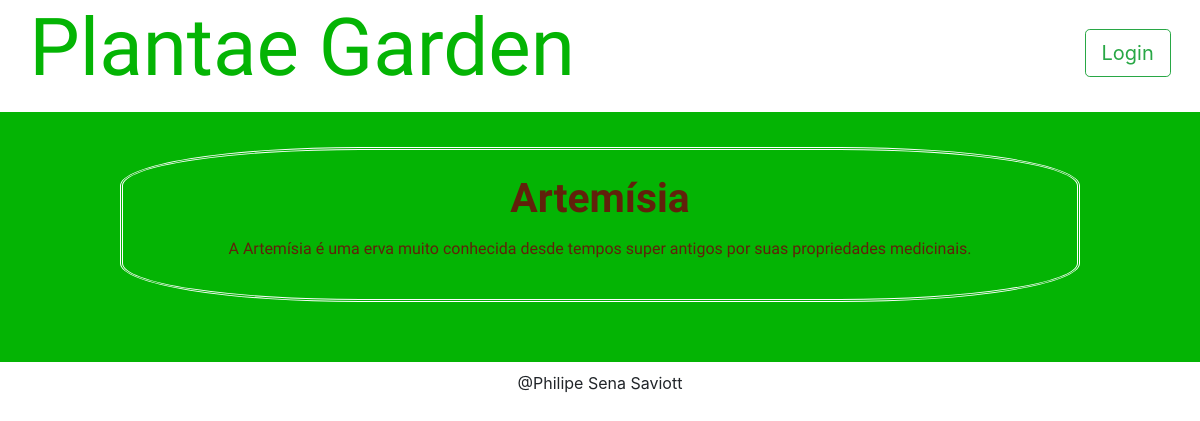
/category/8/items/16, run on the app's committed database.
### models.py (models this page shows, shortened)
class Item(Base):
    __tablename__ = 'item'
    id = Column(Integer, primary_key=True)
    name = Column(String(50), nullable=False)
    description = Column(String(1000), nullable=False)
    category_id = Column(Integer, ForeignKey('category.id'))
    category = relationship(Category)
    user_id = Column(Integer, ForeignKey('user.id'))
    user = relationship(User)

### application.py (the view)
@app.route('/category/<int:category_id>/items/<int:item_id>')
def itemFunction(category_id, item_id):
    category2 = session.query(Category).filter_by(id=category_id).first()
    if not hasattr(category2, 'id'):
        return "this category not exist"
    items = session.query(Item).filter_by(id=item_id).first()
    if not hasattr(items, 'id'):
        return "this item not exist"
    if items.category_id != category_id:
        return "This item not exist in this category"
    if 'username' not in login_session:
        return render_template(
            'publicItem.html', itemName=items, category=category2)
    else:
        return render_template('item.html', itemName=items, category=category2)

### templates/publicItem.html (shortened to what this page needs)
{% extends "main.html" %}
{% block content %}
{% include "header.html" %}
    <section class="row main-body">
      <div class="col-md-6">
      </div>
    </section>
    <section class="row main-body">
      <div class="item-desg">
        <article id="item-description" class="col-md-12">
            <h2 class="item-title">{{ itemName.name }}</h2>
            <p class="item-desc">{{ itemName.description }}
            </p>
        </article>
      </div>
    </section>
{% endblock %}

### static/styles.css (style rules this page uses)
#item-description { margin: 2.5% 0 4% 0; }
.main-body { background-color: #04B404; }
.item-title { text-align: center; margin-bottom: 1.5%; font-family: 'Raleway', sans-serif; font-size: 255%; color: #61210B; font-weight: bold; }
.item-desc { color: white; text-align: center; font-family: 'Raleway', sans-serif; color: #61210B; }
.item-desg { border-width: medium; border-color: white; border-style: double; border-radius: 25%; margin: 2% 0 5% 10%; width: 80%; }

### data on the page
Item: name "Artemísia", description "A Artemísia é uma erva muito conhecida desde tempos super antigos por suas propriedades medicinais."
